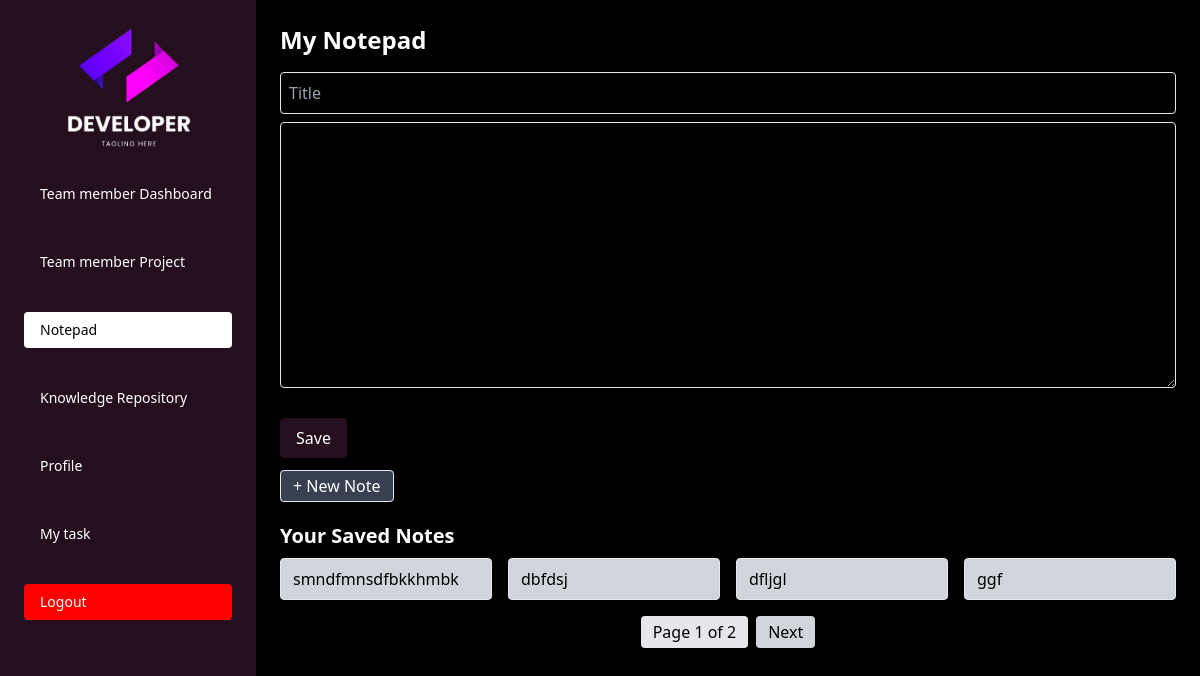
Page /teammember_notepad/ (signed in) on the earlier database version.
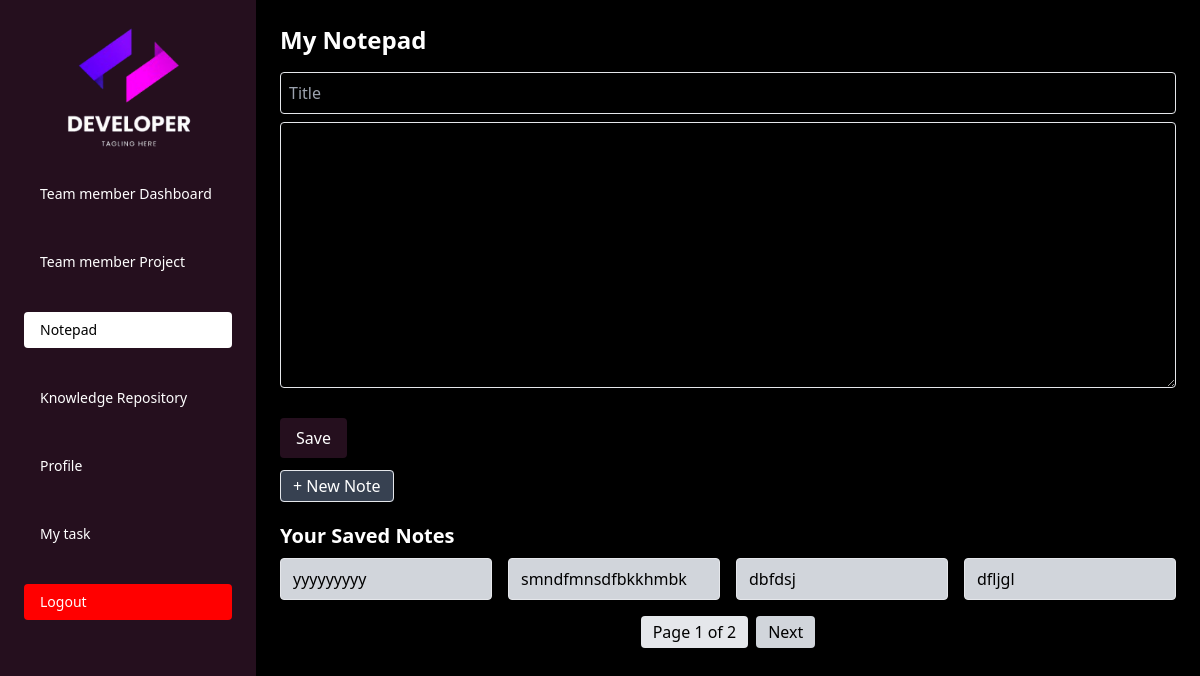
Same page on the later database version.
### monitoringapp/models.py (models this page shows, shortened)
class Notepad(models.Model):
    user = models.ForeignKey("User", on_delete=models.CASCADE)  # multiple notes per user
    title = models.CharField(max_length=255, default="Untitled")
    content = models.TextField(blank=True, null=True)
    created_at = models.DateTimeField(auto_now_add=True)
    updated_at = models.DateTimeField(auto_now=True)

### monitoringapp/views.py (the view, shortened to what this page needs)
# urls.py: path('teammember_notepad/', views.teammember_notepad, name='teammember_notepad'),
def teammember_notepad(request):
    user = get_object_or_404(User, id=request.session.get("user_id"))
    all_notes = Notepad.objects.filter(user=user).order_by("-updated_at")
    paginator = Paginator(all_notes, 4)
    page_number = request.GET.get("page")
    page_obj = paginator.get_page(page_number)
    note_id = request.GET.get("note_id")
    note = None
    if note_id:
        try:
            note = Notepad.objects.get(id=note_id, user=user)
        except Notepad.DoesNotExist:
            note = None  # If invalid ID, open new note
    return render(request, "teammember_notepad.html", {"note": note, "page_obj": page_obj})

### monitoringapp/templates/teammember_notepad.html (shortened to what this page needs)
{% load static %}
<!DOCTYPE html>
<html lang="en">
<head>
  <script src="https://cdn.tailwindcss.com"></script>
  <link rel="stylesheet" href="{% static 'css/admin.css' %}">
</head>
<body class="bg-black text-white font-sans select-none">
<div id="sidebar" class="fixed top-0 left-0 h-full w-64 bg-[#250f1e] text-white p-6 z-50 transform -translate-x-full md:translate-x-0 transition-transform duration-300 ease-in-out">
  <div class="flex items-center justify-between mb-6">
    <div class="w-full flex justify-center select-none">
      <img src="{% static 'images/logo.png' %}" alt="Logo" class="w-32 h-32 object-contain">
    </div>
  </div>
  <nav class="select-none">
    <ul class="space-y-8 text-sm">
      <li>
        <a href="{% url 'teammember_dashboard' %}" class="block py-2 px-4 rounded hover:bg-white hover:text-black">Team member Dashboard</a>
      </li>
      <li>
        <a href="{% url 'teammember_project' %}" class="block py-2 px-4 rounded hover:bg-white hover:text-black">Team member Project</a>
      </li>
      <li>
        <a href="{% url 'teammember_notepad' %}" class="block py-2 px-4 rounded bg-white text-black">Notepad</a>
      </li>
      <li>
        <a href="{% url 'teammember_repository' %}" class="block py-2 px-4 rounded hover:bg-white hover:text-black">Knowledge Repository</a>
      </li>
      <li>
        <a href="{% url 'teammember_profile' %}" class="block py-2 px-4 rounded hover:bg-white hover:text-black">Profile</a>
      </li>
      <li>
        <a href="{% url 'teammember_task' %}" class="block py-2 px-4 rounded hover:bg-white hover:text-black">My task</a>
      </li>
      <li>
        <a href="{% url 'teammember_logout' %}" class="block py-2 px-4 rounded bg-[red] text-white">Logout</a>
      </li>
    </ul>
  </nav>
</div>
<div class="ml-0 md:ml-64 p-4 md:p-6 max-md:mt-[5rem]">
  <h1 class="text-2xl font-bold mb-4">My Notepad</h1>
  <form method="POST">
    <input type="text" name="title"
           value="{% if note %}{{ note.title }}{% endif %}"
           placeholder="Title"
           class="w-full border p-2 rounded mb-2">
    <textarea name="content" rows="10" class="w-full border p-3 rounded mb-3">{% if note %}{{ note.content }}{% endif %}</textarea>
    <button type="submit" class="mt-3 bg-[#250f1e] text-white px-4 py-2 rounded">Save</button>
  </form>
  <div class="mt-4">
    <a href="{% url 'teammember_notepad' %}" class="px-3 py-1 border rounded bg-gray-700 text-white">+ New Note</a>
  </div>
  <h2 class="text-xl font-semibold mt-6 mb-2">Your Saved Notes</h2>
  <div class="grid grid-cols-1 md:grid-cols-4 gap-4">
    {% for n in page_obj %}
      <a href="?note_id={{ n.id }}"
         class="px-3 py-2 border rounded hover:bg-purple-300 hover:text-black
         {% if note and note.id == n.id %}bg-[#250f1e]/60 text-white{% else %}bg-gray-300 text-black{% endif %}">
        {{ n.title }}
      </a>
    {% empty %}
      <p class="col-span-4 text-gray-400">No saved notes yet.</p>
    {% endfor %}
  </div>
  <div class="flex justify-center gap-2 mt-4">
    <span class="px-3 py-1 rounded bg-gray-200 text-black">Page {{ page_obj.number }} of {{ page_obj.paginator.num_pages }}</span>
    {% if page_obj.has_next %}
      <a href="?page={{ page_obj.next_page_number }}" class="px-3 py-1 bg-gray-300 rounded text-black">Next</a>
    {% endif %}
  </div>
</div>
</body>
</html>

Differences in the rows shown:
no longer on this page (row unchanged): Notepad: title "ggf"
added Notepad: title "yyyyyyyyy"
